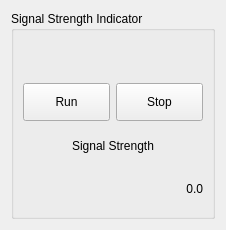
<?xml version="1.0" encoding="UTF-8"?>
<ui version="4.0">
 <class>Display_Scanner_SSI</class>
 <widget class="QWidget" name="Display_Scanner_SSI">
  <property name="geometry">
   <rect>
    <x>0</x>
    <y>0</y>
    <width>226</width>
    <height>230</height>
   </rect>
  </property>
  <property name="sizePolicy">
   <sizepolicy hsizetype="MinimumExpanding" vsizetype="MinimumExpanding">
    <horstretch>0</horstretch>
    <verstretch>0</verstretch>
   </sizepolicy>
  </property>
  <property name="minimumSize">
   <size>
    <width>0</width>
    <height>0</height>
   </size>
  </property>
  <property name="windowTitle">
   <string>Form</string>
  </property>
  <layout class="QGridLayout" name="gridLayout_2">
   <item row="0" column="0">
    <widget class="QGroupBox" name="groupBox">
     <property name="sizePolicy">
      <sizepolicy hsizetype="MinimumExpanding" vsizetype="MinimumExpanding">
       <horstretch>0</horstretch>
       <verstretch>0</verstretch>
      </sizepolicy>
     </property>
     <property name="title">
      <string>Signal Strength Indicator</string>
     </property>
     <layout class="QGridLayout" name="gridLayout">
      <item row="3" column="0" colspan="2">
       <widget class="QLabel" name="label_SSI">
        <property name="sizePolicy">
         <sizepolicy hsizetype="MinimumExpanding" vsizetype="MinimumExpanding">
          <horstretch>0</horstretch>
          <verstretch>0</verstretch>
         </sizepolicy>
        </property>
        <property name="text">
         <string>0.0</string>
        </property>
        <property name="alignment">
         <set>Qt::AlignRight|Qt::AlignTrailing|Qt::AlignVCenter</set>
        </property>
       </widget>
      </item>
      <item row="1" column="1">
       <widget class="QPushButton" name="buttonStop">
        <property name="sizePolicy">
         <sizepolicy hsizetype="MinimumExpanding" vsizetype="MinimumExpanding">
          <horstretch>0</horstretch>
          <verstretch>0</verstretch>
         </sizepolicy>
        </property>
        <property name="text">
         <string>Stop</string>
        </property>
       </widget>
      </item>
      <item row="1" column="0">
       <widget class="QPushButton" name="buttonRun">
        <property name="sizePolicy">
         <sizepolicy hsizetype="MinimumExpanding" vsizetype="MinimumExpanding">
          <horstretch>0</horstretch>
          <verstretch>0</verstretch>
         </sizepolicy>
        </property>
        <property name="text">
         <string>Run</string>
        </property>
       </widget>
      </item>
      <item row="0" column="0" colspan="2">
       <widget class="ScannerComport" name="comport" native="true">
        <property name="sizePolicy">
         <sizepolicy hsizetype="MinimumExpanding" vsizetype="MinimumExpanding">
          <horstretch>0</horstretch>
          <verstretch>0</verstretch>
         </sizepolicy>
        </property>
        <property name="minimumSize">
         <size>
          <width>0</width>
          <height>10</height>
         </size>
        </property>
       </widget>
      </item>
      <item row="2" column="0" colspan="2">
       <widget class="QLabel" name="label_2">
        <property name="sizePolicy">
         <sizepolicy hsizetype="MinimumExpanding" vsizetype="MinimumExpanding">
          <horstretch>0</horstretch>
          <verstretch>0</verstretch>
         </sizepolicy>
        </property>
        <property name="text">
         <string>Signal Strength</string>
        </property>
        <property name="alignment">
         <set>Qt::AlignCenter</set>
        </property>
       </widget>
      </item>
     </layout>
    </widget>
   </item>
  </layout>
 </widget>
 <customwidgets>
  <customwidget>
   <class>ScannerComport</class>
   <extends>QWidget</extends>
   <header>ScannerComport</header>
   <container>1</container>
  </customwidget>
 </customwidgets>
 <resources/>
 <connections/>
</ui>
